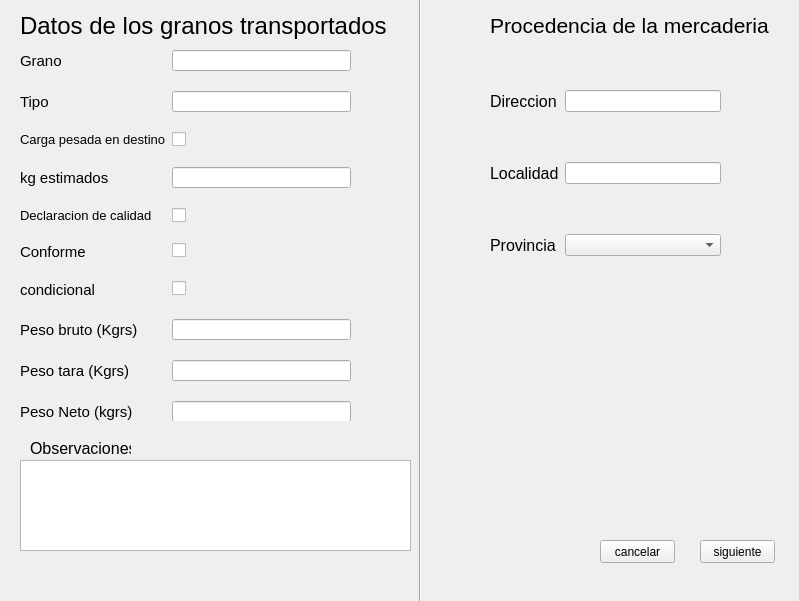
<?xml version="1.0" encoding="UTF-8"?>
<ui version="4.0">
 <class>GUI_CartaPorte_Crear_2</class>
 <widget class="QWidget" name="GUI_CartaPorte_Crear_2">
  <property name="geometry">
   <rect>
    <x>0</x>
    <y>0</y>
    <width>799</width>
    <height>601</height>
   </rect>
  </property>
  <property name="windowTitle">
   <string>Form</string>
  </property>
  <widget class="QPushButton" name="pushButton">
   <property name="geometry">
    <rect>
     <x>700</x>
     <y>540</y>
     <width>75</width>
     <height>23</height>
    </rect>
   </property>
   <property name="text">
    <string>siguiente</string>
   </property>
  </widget>
  <widget class="QLabel" name="label">
   <property name="geometry">
    <rect>
     <x>20</x>
     <y>-10</y>
     <width>411</width>
     <height>71</height>
    </rect>
   </property>
   <property name="font">
    <font>
     <pointsize>18</pointsize>
    </font>
   </property>
   <property name="text">
    <string>Datos de los granos transportados</string>
   </property>
  </widget>
  <widget class="QWidget" name="formLayoutWidget">
   <property name="geometry">
    <rect>
     <x>20</x>
     <y>50</y>
     <width>371</width>
     <height>371</height>
    </rect>
   </property>
   <layout class="QFormLayout" name="formLayout">
    <property name="verticalSpacing">
     <number>20</number>
    </property>
    <property name="rightMargin">
     <number>40</number>
    </property>
    <item row="0" column="0">
     <widget class="QLabel" name="label_2">
      <property name="font">
       <font>
        <pointsize>11</pointsize>
       </font>
      </property>
      <property name="text">
       <string>Grano</string>
      </property>
     </widget>
    </item>
    <item row="1" column="0">
     <widget class="QLabel" name="label_3">
      <property name="font">
       <font>
        <pointsize>11</pointsize>
       </font>
      </property>
      <property name="text">
       <string>Tipo</string>
      </property>
     </widget>
    </item>
    <item row="2" column="0">
     <widget class="QLabel" name="label_4">
      <property name="font">
       <font>
        <pointsize>10</pointsize>
       </font>
      </property>
      <property name="text">
       <string>Carga pesada en destino</string>
      </property>
     </widget>
    </item>
    <item row="3" column="0">
     <widget class="QLabel" name="label_5">
      <property name="font">
       <font>
        <pointsize>11</pointsize>
       </font>
      </property>
      <property name="text">
       <string>kg estimados</string>
      </property>
     </widget>
    </item>
    <item row="4" column="0">
     <widget class="QLabel" name="label_6">
      <property name="font">
       <font>
        <pointsize>10</pointsize>
       </font>
      </property>
      <property name="text">
       <string>Declaracion de calidad</string>
      </property>
     </widget>
    </item>
    <item row="5" column="0">
     <widget class="QLabel" name="label_7">
      <property name="font">
       <font>
        <pointsize>11</pointsize>
       </font>
      </property>
      <property name="text">
       <string>Conforme</string>
      </property>
     </widget>
    </item>
    <item row="6" column="0">
     <widget class="QLabel" name="label_8">
      <property name="font">
       <font>
        <pointsize>11</pointsize>
       </font>
      </property>
      <property name="text">
       <string>condicional</string>
      </property>
     </widget>
    </item>
    <item row="7" column="0">
     <widget class="QLabel" name="label_10">
      <property name="font">
       <font>
        <pointsize>11</pointsize>
       </font>
      </property>
      <property name="text">
       <string>Peso bruto (Kgrs)</string>
      </property>
     </widget>
    </item>
    <item row="8" column="0">
     <widget class="QLabel" name="label_11">
      <property name="font">
       <font>
        <pointsize>11</pointsize>
       </font>
      </property>
      <property name="text">
       <string>Peso tara (Kgrs)</string>
      </property>
     </widget>
    </item>
    <item row="9" column="0">
     <widget class="QLabel" name="label_9">
      <property name="font">
       <font>
        <pointsize>11</pointsize>
       </font>
      </property>
      <property name="text">
       <string>Peso Neto (kgrs)</string>
      </property>
     </widget>
    </item>
    <item row="0" column="1">
     <widget class="QLineEdit" name="lineEdit"/>
    </item>
    <item row="1" column="1">
     <widget class="QLineEdit" name="lineEdit_2"/>
    </item>
    <item row="2" column="1">
     <widget class="QCheckBox" name="checkBox">
      <property name="text">
       <string/>
      </property>
     </widget>
    </item>
    <item row="3" column="1">
     <widget class="QLineEdit" name="lineEdit_3"/>
    </item>
    <item row="4" column="1">
     <widget class="QCheckBox" name="checkBox_2">
      <property name="text">
       <string/>
      </property>
     </widget>
    </item>
    <item row="5" column="1">
     <widget class="QCheckBox" name="checkBox_3">
      <property name="text">
       <string/>
      </property>
     </widget>
    </item>
    <item row="6" column="1">
     <widget class="QCheckBox" name="checkBox_4">
      <property name="text">
       <string/>
      </property>
     </widget>
    </item>
    <item row="7" column="1">
     <widget class="QLineEdit" name="lineEdit_4"/>
    </item>
    <item row="8" column="1">
     <widget class="QLineEdit" name="lineEdit_5"/>
    </item>
    <item row="9" column="1">
     <widget class="QLineEdit" name="lineEdit_6"/>
    </item>
   </layout>
  </widget>
  <widget class="QLabel" name="label_12">
   <property name="geometry">
    <rect>
     <x>30</x>
     <y>440</y>
     <width>101</width>
     <height>16</height>
    </rect>
   </property>
   <property name="font">
    <font>
     <pointsize>12</pointsize>
    </font>
   </property>
   <property name="text">
    <string>Observaciones</string>
   </property>
  </widget>
  <widget class="QTextEdit" name="textEdit">
   <property name="geometry">
    <rect>
     <x>20</x>
     <y>460</y>
     <width>391</width>
     <height>91</height>
    </rect>
   </property>
   <property name="cursor" stdset="0">
    <cursorShape>IBeamCursor</cursorShape>
   </property>
  </widget>
  <widget class="QPushButton" name="pushButton_2">
   <property name="geometry">
    <rect>
     <x>600</x>
     <y>540</y>
     <width>75</width>
     <height>23</height>
    </rect>
   </property>
   <property name="text">
    <string>cancelar</string>
   </property>
  </widget>
  <widget class="QLabel" name="label_13">
   <property name="geometry">
    <rect>
     <x>490</x>
     <y>-10</y>
     <width>361</width>
     <height>71</height>
    </rect>
   </property>
   <property name="font">
    <font>
     <pointsize>16</pointsize>
    </font>
   </property>
   <property name="text">
    <string>Procedencia de la mercaderia</string>
   </property>
  </widget>
  <widget class="Line" name="line">
   <property name="geometry">
    <rect>
     <x>410</x>
     <y>-10</y>
     <width>20</width>
     <height>621</height>
    </rect>
   </property>
   <property name="orientation">
    <enum>Qt::Vertical</enum>
   </property>
  </widget>
  <widget class="QWidget" name="formLayoutWidget_2">
   <property name="geometry">
    <rect>
     <x>490</x>
     <y>90</y>
     <width>271</width>
     <height>171</height>
    </rect>
   </property>
   <layout class="QFormLayout" name="formLayout_2">
    <property name="verticalSpacing">
     <number>50</number>
    </property>
    <property name="rightMargin">
     <number>40</number>
    </property>
    <item row="0" column="0">
     <widget class="QLabel" name="label_14">
      <property name="font">
       <font>
        <pointsize>12</pointsize>
       </font>
      </property>
      <property name="text">
       <string>Direccion</string>
      </property>
     </widget>
    </item>
    <item row="1" column="0">
     <widget class="QLabel" name="label_15">
      <property name="font">
       <font>
        <pointsize>12</pointsize>
       </font>
      </property>
      <property name="text">
       <string>Localidad</string>
      </property>
     </widget>
    </item>
    <item row="2" column="0">
     <widget class="QLabel" name="label_16">
      <property name="font">
       <font>
        <pointsize>12</pointsize>
       </font>
      </property>
      <property name="text">
       <string>Provincia</string>
      </property>
     </widget>
    </item>
    <item row="0" column="1">
     <widget class="QLineEdit" name="lineEdit_7"/>
    </item>
    <item row="1" column="1">
     <widget class="QLineEdit" name="lineEdit_8"/>
    </item>
    <item row="2" column="1">
     <widget class="QComboBox" name="comboBox"/>
    </item>
   </layout>
  </widget>
 </widget>
 <resources/>
 <connections/>
</ui>
